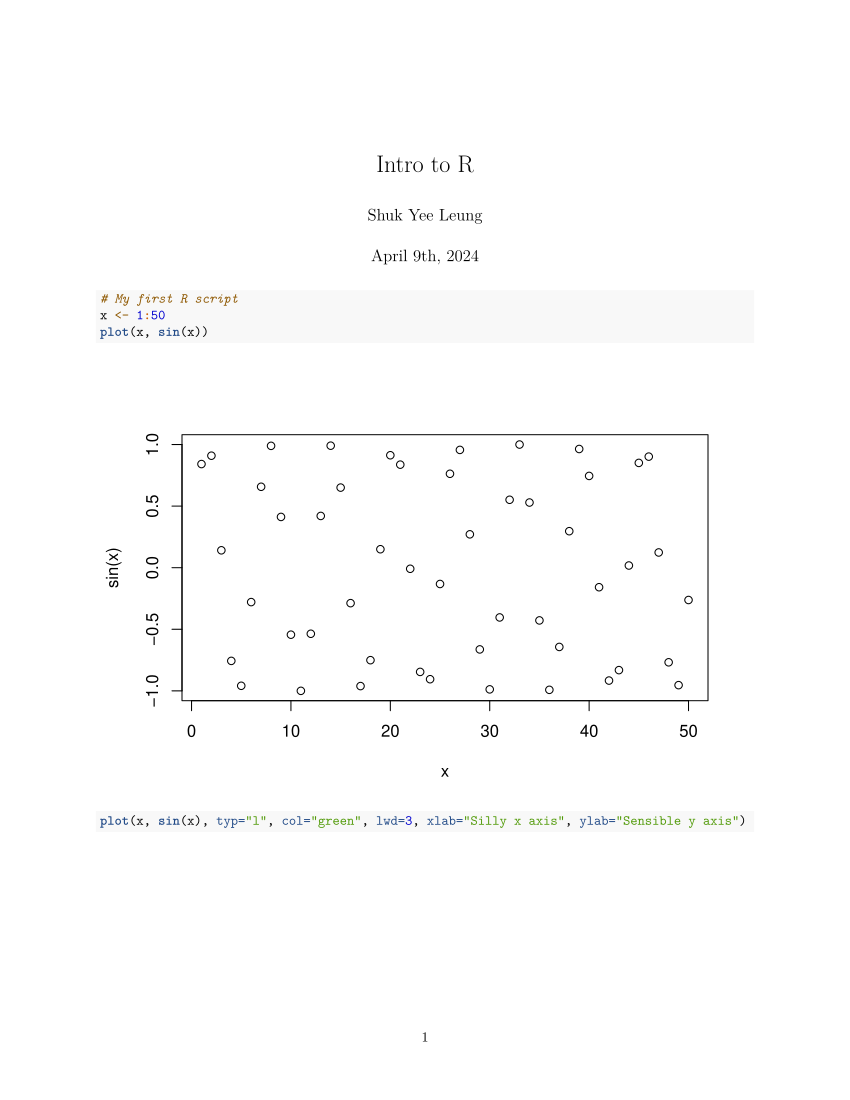

Source code (R):
#' ---
#' title: "Intro to R"
#' author: "Shuk Yee Leung"
#' date: "April 9th, 2024"
#' ---

# My first R script
x <- 1:50
plot(x, sin(x))

plot(x, sin(x), typ="l", col="green", lwd=3, xlab="Silly x axis", ylab="Sensible y axis") 

plot (cdc$height)
